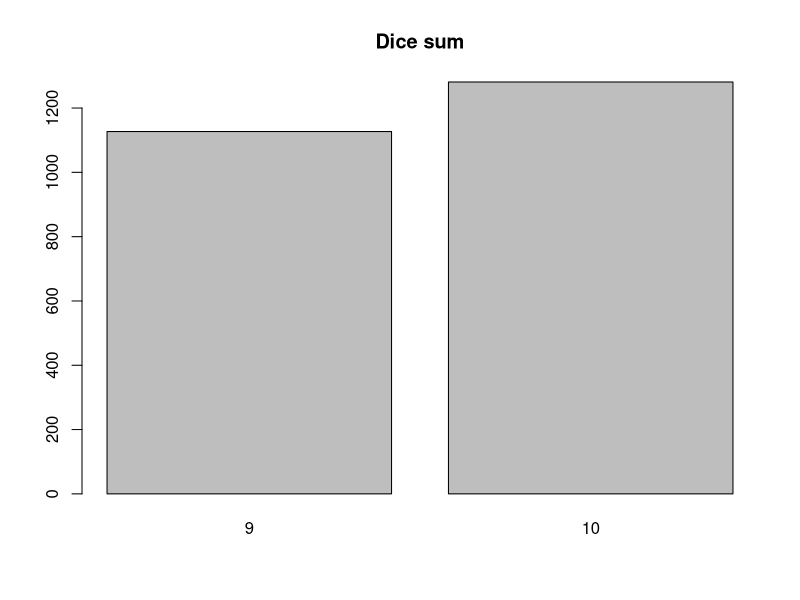

Write the R code that produced this figure.

#' Exercise 3
#' This program simulate the roll of three dice a large number of times
#' and keep track of the proportion of times that the sum is 9 and 10

n = 10000
num_9 = num_10 = 0 # counts the number of sum 9 and 10

for (i in 1:n) {
  dice_1 = as.integer(runif(1) * 6 + 1) # roll three dices
  dice_2 = as.integer(runif(1) * 6 + 1)
  dice_3 = as.integer(runif(1) * 6 + 1)
  
  if (dice_1 + dice_2 + dice_3 == 9) {
    num_9 = num_9 + 1
  }
  if (dice_1 + dice_2 + dice_3 == 10) {
    num_10 = num_10 + 1
  }
}

barplot(c(num_9, num_10),
        main='Dice sum',
        names.arg=c('9', '10'))
